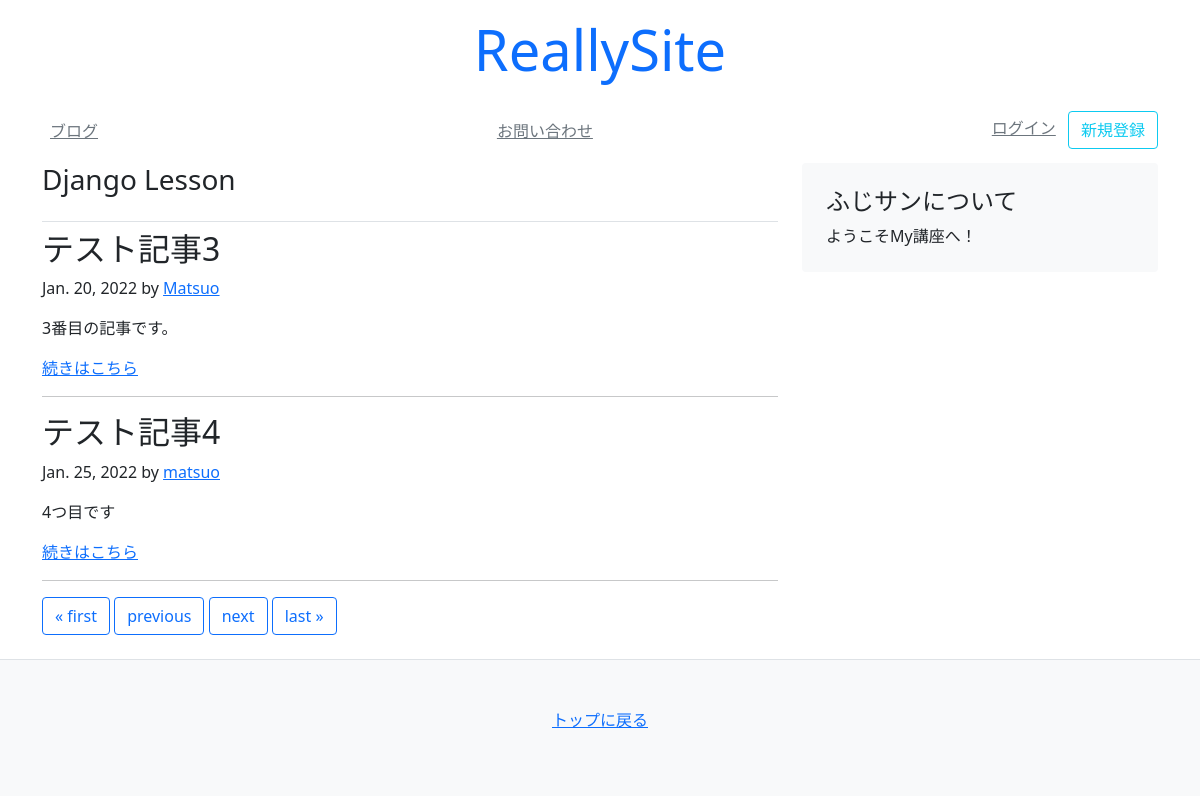
Screenshot of /blog/?page=2 with the database file from the repository.
### blog/models.py (models this page shows)
class Article(models.Model):
    title = models.CharField(default='', max_length=30)
    text = models.TextField(default='')
    author = models.CharField(default='', max_length=30)
    created_at = models.DateField(auto_now_add=True)
    updated_at = models.DateField(auto_now=True)
    count = models.IntegerField(default=0)
    tags = models.ManyToManyField(Tag, blank=True)

### blog/views.py (the view)
# urls.py: path('', views.index),
def index(request):
    objs = Article.objects.all()
    paginator = Paginator(objs, 2)  # 1ページに表示する記事数 2
    page_number = request.GET.get('page')
    context = {
        'page_obj': paginator.get_page(page_number),
        'page_number': page_number,
    }
    return render(request, 'blog/blogs.html', context)

### templates/blog/blogs.html (shortened to what this page needs)
<!DOCTYPE html>
<html lang="ja">
<head>
</head>
<body>
{% extends 'mysite/base.html' %}
{% block content %}
<main class="container">
    <div class="row">
        <div class="col-md-8">
            <h3 class="pb-4 font-italic border-bottom">
                Django Lesson
            </h3>
            {% for obj in page_obj %}
            <div class="blog-post">
                <h2 class="blog-post-title">{{ obj.title }}</h2>
                <p class="blog-post-meta">{{ obj.created_at }} by
                    <a href="#">{{ obj.author }} </a>
                <p> {{ obj.text }}</p>
                <a href="/blog/{{ obj.id }}" class="">続きはこちら</a>
            </div>
            <hr>
            {% endfor %}
            {% include 'mysite/snippets/pagination.html' %}
        </div>
        <aside class="col-md-4">
            <div class="p-4 mb-3 bg-light rounded">
                <h4 class="font-italic">
                    ふじサンについて
                </h4>
                <p class="mb-0">ようこそMy講座へ！</p>
            </div>
        </aside>
    </div>
</main>
{% endblock %}

### rows the page displays
Article: title "テスト記事3", created_at "Jan. 20, 2022", author "Matsuo", text "3番目の記事です。"
Article: title "テスト記事4", created_at "Jan. 25, 2022", author "matsuo", text "4つ目です"
